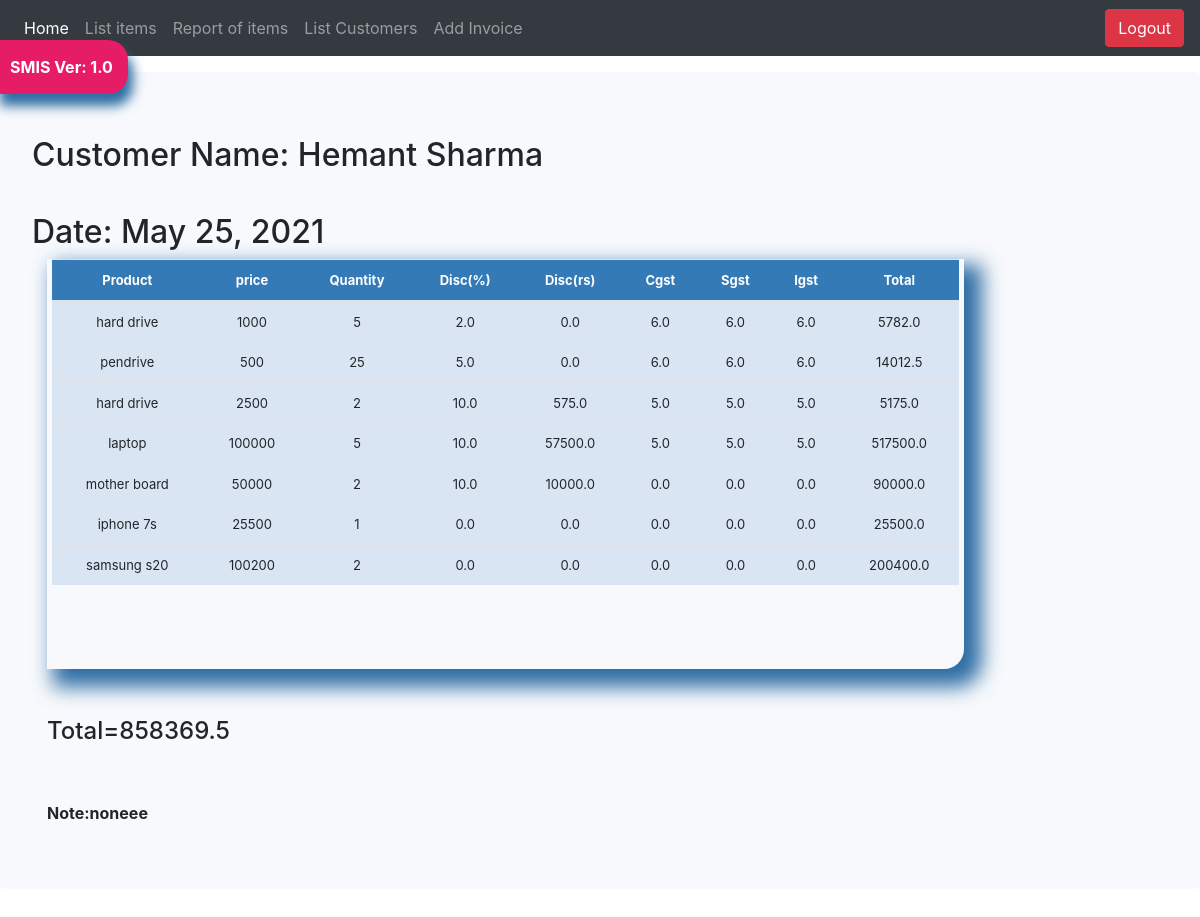
The app's page /view_invoice/2/ with its own data.
### stockmanagement/models.py (models this page shows, shortened)
class Invoice_Details(models.Model):
			Cust_name = models.ForeignKey(CustomerDetails, on_delete=models.CASCADE,default="")
			Invoice_num = models.AutoField(primary_key=True )
			Invoice_type_choice= (
					('Receipt', 'Receipt'),
					('Invoice', 'Invoice'),
				)
			Invoice_type = models.CharField(max_length=50, blank=True, null=True, choices=Invoice_type_choice)
			Date = models.DateField(auto_now_add=True)
			Due_date = models.DateField(auto_now=False,blank=True)
			note = models.TextField(max_length=50,blank=True)

class CustomerDetails(models.Model):
    cust_name = models.CharField(max_length=50,verbose_name='Customer Name')
    contact_num = models.IntegerField(verbose_name='Contact Number')
    email = models.CharField(max_length=50,default="")
    address = models.CharField(max_length=90,verbose_name='Address Line 1')
    address_2 = models.CharField(max_length=90,verbose_name='Address Line 2')
    landmark = models.CharField(max_length=50,verbose_name='Landmark')
    country = models.CharField(max_length=50,verbose_name='Country')
    state = models.CharField(max_length=50,verbose_name='State')
    city = models.CharField(max_length=50,verbose_name='City')
    pincode = models.IntegerField(verbose_name='Pincode')
    def __str__(self):
        return self.cust_name

class Product(models.Model):
    Invoice = models.ForeignKey(Invoice_Details, on_delete=models.CASCADE,default="")
    Product_name = models.CharField(max_length = 50)
    Qty = models.IntegerField()
    Price = models.IntegerField()
    Discount = models.FloatField(default=0 , blank=True , null=True)
    Cgst = models.FloatField(default=0, blank=True, null=True)
    Sgst = models.FloatField(default=0, blank=True, null=True)
    Igst = models.FloatField(default=0, blank=True, null=True)
    disc_rs = models.FloatField()
    Total = models.FloatField()
    def __str__(self):
        return self.Product_name

### stockmanagement/views.py (the view)
# urls.py: path('view_invoice/<str:id>/', views.view_Invoice,name="view_invoice"),
def view_Invoice(request,id):
         in_data = Invoice_Details.objects.get(Invoice_num=id)
         prod=Product.objects.filter(Invoice=in_data)
         t=0
         list=[]
         for i in prod:
             t+=float(i.Total)
             list.append(i)
         print(list,t)
         data = {"rec":in_data,'prod':list,'pr':prod,'pro_tot':t}
         return render(request,'viewinvoice.html',data)

### stockmanagement/templates/viewinvoice.html (shortened to what this page needs)
{% load static %}
{% include 'navbar.html' %}
{% load crispy_forms_tags %}
<!doctype html>
<html lang="en">
  <head>
    <link href="{% static 'css/stylesheet.css' %}" rel="stylesheet">
    <link href="{% static 'css/bootstrap.min.css' %}" rel="stylesheet">
    <link href="{% static 'css/navbar-top-fixed.css' %}" rel="stylesheet">
  </head>
  <body>
<b>
<div class="jumbotron" >
        <h2>Customer Name:       {{ rec.Cust_name }}<br><br>
        Date:      {{ rec.Date}}</h2>
        <div class="col-sm-10">
            <div class="display_table">
        <table class="table">
          <thead>
            <tr>
            <th>Product </th>
            <th>price</th>
            <th>Quantity</th>
            <th>Disc(%)</th>
            <th>Disc(rs)</th>
            <th>Cgst</th>
            <th>Sgst</th>
            <th>Igst</th>
            <th>Total</th>
            </tr>
          </thead>
          <b><tbody>
            {% for i in prod %}
            <td>{{ i.Product_name }}</td>
            <td>{{ i.Price }}</td>
            <td>{{ i.Qty}}</td>
            <td>{{ i.Discount }}</td>
            <td>{{ i.disc_rs }}</td>
            <td>{{ i.Cgst }}</td>
            <td>{{ i.Sgst }}</td>
            <td>{{ i.Igst }}</td>
            <td> {{ i.Total}}</td>
        {% endfor %}
          </tbody></b>
        </table><br><br>
        </div><br><br>
        <h4>Total={{pro_tot}}</h4>
        <br><br>Note:{{rec.note}}
      </div>
      </div>
  </b>

### stockmanagement/static/css/stylesheet.css (style rules this page uses)
body { background-image: url("../img/invoiceimg.jpg"); min-height : 75rem; padding-top : 4.5rem; height: 100%; background-position: center; background-repeat: no-repeat; background-size: cover; }
.table { font-size: 13px; text-align: center; width: 95%; margin: auto; text-align: center; }
.table tr:nth-child(odd) { background: #BBCAE4; }
th { background-color: #337ab7; color: white; }
.display_table { border-bottom-right-radius: 20px; padding-left: 5px; padding-right: 5px; padding-bottom: 20px; box-shadow: 12px 12px 20px 6px #2e6da4; }

### stockmanagement/static/css/navbar-top-fixed.css (style rules this page uses)
body { min-height: 75rem; padding-top: 4.5rem; }

### records on screen
Invoice_Details: Cust_name "Hemant Sharma", Date "May 25, 2021", note "noneee"
Product: Product_name "hard drive", Price "1000", Qty "5", Discount "2.0", disc_rs "0.0", Cgst "6.0", Sgst "6.0", Igst "6.0", Total "5782.0"
Product: Product_name "pendrive", Price "500", Qty "25", Discount "5.0", disc_rs "0.0", Cgst "6.0", Sgst "6.0", Igst "6.0", Total "14012.5"
Product: Product_name "hard drive", Price "2500", Qty "2", Discount "10.0", disc_rs "575.0", Cgst "5.0", Sgst "5.0", Igst "5.0", Total "5175.0"
Product: Product_name "laptop", Price "100000", Qty "5", Discount "10.0", disc_rs "57500.0", Cgst "5.0", Sgst "5.0", Igst "5.0", Total "517500.0"
Product: Product_name "mother board", Price "50000", Qty "2", Discount "10.0", disc_rs "10000.0", Cgst "0.0", Sgst "0.0", Igst "0.0", Total "90000.0"
Product: Product_name "iphone 7s", Price "25500", Qty "1", Discount "0.0", disc_rs "0.0", Cgst "0.0", Sgst "0.0", Igst "0.0", Total "25500.0"
Product: Product_name "samsung s20", Price "100200", Qty "2", Discount "0.0", disc_rs "0.0", Cgst "0.0", Sgst "0.0", Igst "0.0", Total "200400.0"

### other values on screen
{{ pro_tot }} "858369.5"
